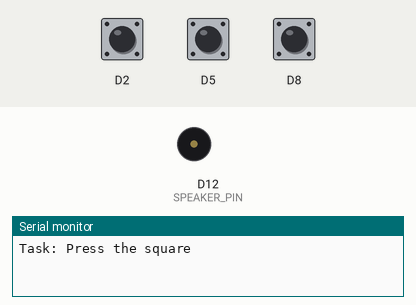
Simulated run of this program. Board: Arduino Uno R4 WiFi. Shown: buzzer (waves = sounding), the last lines printed to the serial monitor. The inputs (shaded band) are chosen by the test bench; at power-on: D2 HIGH, D5 HIGH, D8 HIGH. Random numbers use the default seed unless the program sets one.

Above: at 1.2 s.
1.3 s: D2 pulled LOW for 3.2 s
At 5.2 s:
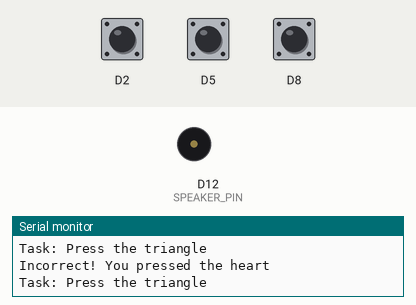
6.0 s: D5 pulled LOW for 0.15 s
At 6.1 s:
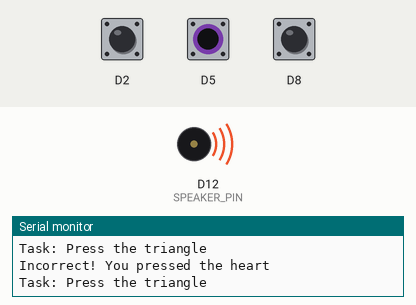
7.7 s: D8 pulled LOW for 0.15 s
At 9.1 s:
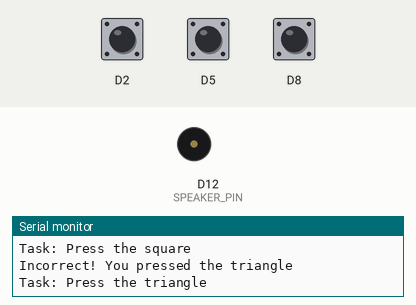
9.4 s: D2 pulled LOW for 0.15 s
At 9.54 s:
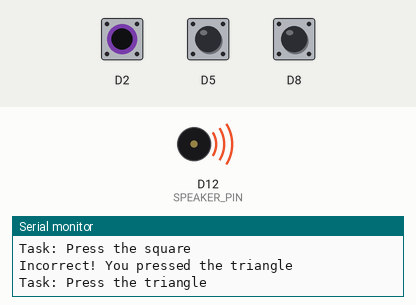
12.1 s: D2 pulled LOW for 1 s
At 13.5 s:
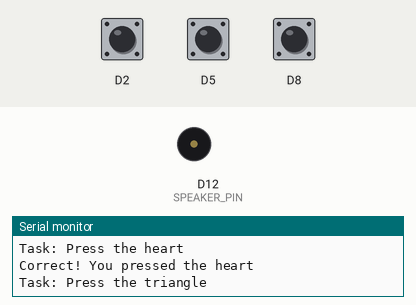
14.6 s: D8 pulled LOW for 1 s
At 14.7 s:
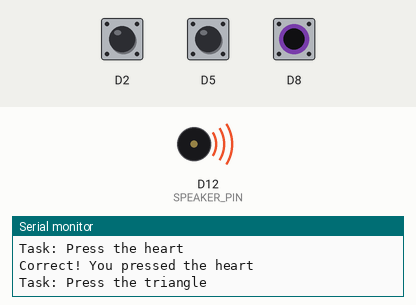
Timing chart, 0 to 17.6 s (numbered marks = the images above; inputs shaded):
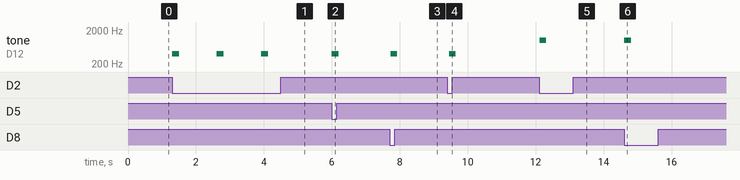

Measured:
- after the input at 1.3 s, tone on D12 (SPEAKER_PIN): alternates 400 Hz for 0.20 s and silent for 1.1 s, starting at once
- after the input at 6.0 s, tone on D12 (SPEAKER_PIN): silent → 400 Hz at once, → silent 0.20 s later
- after the input at 7.7 s, tone on D12 (SPEAKER_PIN): silent → 400 Hz at once, → silent 0.20 s later
- after the input at 9.4 s, tone on D12 (SPEAKER_PIN): silent → 400 Hz after 0.05 s, → silent 0.20 s later
- after the input at 12.1 s, tone on D12 (SPEAKER_PIN): silent → 1000 Hz at once, → silent 0.20 s later
- after the input at 14.6 s, tone on D12 (SPEAKER_PIN): silent → 1000 Hz at once, → silent 0.20 s later

The program:

main.cpp
```cpp
#include <Arduino.h>
#include <CapacitiveSensor.h>

// Define capacitive sensors for shapes
// CapacitiveSensor capSensorCircle = CapacitiveSensor(2, 3);   // Circle
// CapacitiveSensor capSensorSquare = CapacitiveSensor(4, 5);   // Square
// CapacitiveSensor capSensorTriangle = CapacitiveSensor(6, 7); // Triangle

CapacitiveSensor capSensorHeart = CapacitiveSensor(3, 2);   // Heart
CapacitiveSensor capSensorSquare = CapacitiveSensor(6, 5);   // Square
CapacitiveSensor capSensorTriangle = CapacitiveSensor(9, 8); // Triangle

// Define speaker pin
#define SPEAKER_PIN 12

// Threshold for capacitive sensor activation
const long pressureThreshold = 1000;

// Variables to track game state
int activeTask = -1;  // Current task (0=Circle, 1=Square, 2=Triangle)
bool gameActive = false;

// Predefined messages for shapes
const char* shapes[3] = {"heart", "square", "triangle"};

// Start a new task by selecting a random shape
void startNewTask() {
  activeTask = random(0, 3);  // Random number between 0 and 2
  gameActive = true;

  // Announce the task
  Serial.print("Task: Press the "); // replace with recorded audio
  Serial.println(shapes[activeTask]);
}

// Play positive sound
void playPositiveSound() {
  tone(SPEAKER_PIN, 1000, 200);  // replace with recorded audio
  delay(250);
}

// Play negative sound
void playNegativeSound() {
  tone(SPEAKER_PIN, 400, 200);  // replace with recorded audio
  delay(250);
}

// Handle button press
void handleButtonPress(int button) {
  if (!gameActive) return;

  if (button == activeTask) {
    // Correct button press
    playPositiveSound();
    Serial.print("Correct! You pressed the ");
    Serial.println(shapes[button]);
    gameActive = false;

  } else {
    // Incorrect button press
    playNegativeSound();
    Serial.print("Incorrect! You pressed the ");
    Serial.println(shapes[button]);
  }

      // Wait briefly and start a new task
    delay(1000);
    startNewTask();
}

void setup() {
  // Initialize speaker pin as output
  pinMode(SPEAKER_PIN, OUTPUT);

  // Begin serial communication for debugging
  Serial.begin(9600);

  // Start the first task
  startNewTask();
}

void loop() {
  // Read the capacitive sensor values
  long heartValue = capSensorHeart.capacitiveSensor(30);
  long squareValue = capSensorSquare.capacitiveSensor(30);
  long triangleValue = capSensorTriangle.capacitiveSensor(30);

  // Debugging: Print sensor values
  // Serial.print("Heart: "); Serial.print(heartValue);
  // Serial.print(" Square: "); Serial.print(squareValue);
  // Serial.print(" Triangle: "); Serial.println(triangleValue);

  // Check if a shape's sensor is activated
  if (heartValue > pressureThreshold) {
    handleButtonPress(0); // Circle
  } else if (squareValue > pressureThreshold) {
    handleButtonPress(1); // Square
  } else if (triangleValue > pressureThreshold) {
    handleButtonPress(2); // Triangle
  }

  // Small delay to avoid rapid triggering
  delay(50);
}
```
